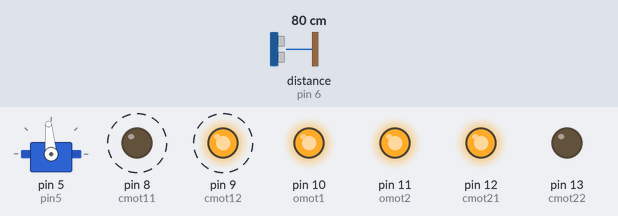
Recording of a sketch running on a simulated Arduino Uno, built with avr-gcc and run on an emulated ATmega328P. Shown: servo, output pins drawn as LEDs (lit = HIGH). Wiring (inferred from the names in the program): ultrasonic range finder: trigger pin 7; echo pin 6. Dashed ring = blinking. The test bench sets the inputs (shaded band); at power-on: distance to the obstacle (sensor on pin 6) 80 cm. The echo pulse lasts 58.3 µs per cm; pins used as bus, display or sensor lines are not drawn.

Above: at 2.0 s.
2.1 s: distance to the obstacle (sensor on pin 6) set to 23 cm
6.2 s: distance to the obstacle (sensor on pin 6) set to 18 cm
At 6.9 s:
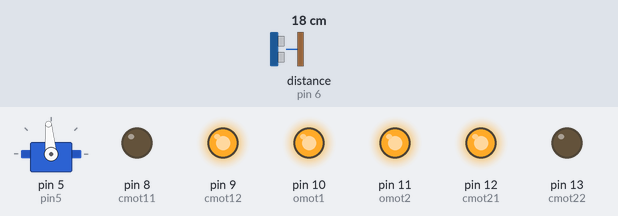
9.7 s: distance to the obstacle (sensor on pin 6) set to 35 cm
At 10.8 s:
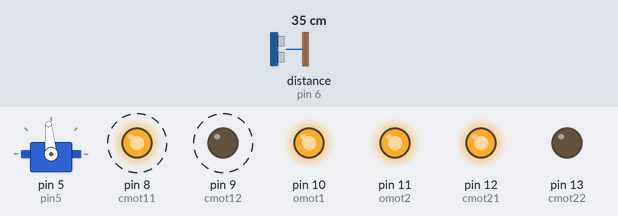
Timing chart, 0 to 19.8 s (numbered marks = the images above; inputs shaded):
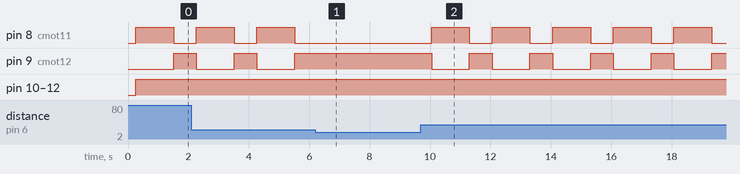

Measured:
- the behaviour switches between 21 and 20 cm on distance to the obstacle (sensor on pin 6) (found by bisection; images 0 and 1)
- after the input at 6.2 s, pin 8 (cmot11): stops changing and stays LOW; pin 9 (cmot12): stops changing and stays HIGH
- after the input at 9.7 s, pin 8 (cmot11): alternates HIGH for 1.3 s and LOW for 0.75 s, starting after 0.35 s; pin 9 (cmot12): alternates HIGH for 0.75 s and LOW for 1.3 s, starting after 0.35 s
- by itself, pin 8 (cmot11): alternates HIGH for 1.3 s and LOW for 0.75 s
- by itself, pin 9 (cmot12): alternates HIGH for 0.75 s and LOW for 1.3 s

The sketch:

sketch_jun28a.ino
```cpp
#include <Servo.h>

int trigpin = 7;
int echopin = 6;
int pin5 = 5;
int omot1 = 10;
int omot2 = 11;
int cmot11 = 8;
int cmot12 = 9;
int cmot21 = 12;
int cmot22 = 13;
int distmove = 20;
float pulsetime;
float pulsetime1;
float pulsetime2;
float dist;
float dist1;
float dist2;

Servo myservo;

void setup() {
  pinMode(trigpin, OUTPUT);
  pinMode(echopin, INPUT);
  pinMode(omot1, OUTPUT);
  pinMode(omot2, OUTPUT);
  pinMode(cmot11, OUTPUT);
  pinMode(cmot12, OUTPUT);
  pinMode(cmot21, OUTPUT);
  pinMode(cmot22, OUTPUT);
  myservo.attach(pin5);

}

void loop() {
  myservo.write(95);
  delay(250);
  digitalWrite(trigpin, LOW);
  delayMicroseconds(200);
  digitalWrite(trigpin, HIGH);
  delayMicroseconds(10);
  digitalWrite(trigpin, LOW);
  pulsetime = pulseIn(echopin, HIGH);
  dist = 343 * pulsetime / 20000;

  if (dist >= distmove ) {
    analogWrite(omot1, 255);
    analogWrite(omot2, 255);

    digitalWrite(cmot11, HIGH);
    digitalWrite(cmot12, LOW);
    digitalWrite(cmot21, HIGH);
    digitalWrite(cmot22, LOW);

    delay(1000);
  }
  if (dist <= distmove) {
    myservo.write(0);
    digitalWrite(trigpin, LOW);
    delayMicroseconds(200);
    digitalWrite(trigpin, HIGH);
    delayMicroseconds(10);
    digitalWrite(trigpin, LOW);
    pulsetime1 = pulseIn(echopin, HIGH);
    dist1 = 343 * pulsetime1 / 20000;
    myservo.write(95);
    delay(250);
  }
  if (dist1 >= distmove) {
    analogWrite(omot1, 255);
    analogWrite(omot2, 255);

    digitalWrite(cmot11, HIGH);
    digitalWrite(cmot12, LOW);
    digitalWrite(cmot21, LOW);
    digitalWrite(cmot22, HIGH);

    delay(500);
  }
  if (dist1 <= distmove) {
    myservo.write(180);
    digitalWrite(trigpin, LOW);
    delayMicroseconds(200);
    digitalWrite(trigpin, HIGH);
    delayMicroseconds(10);
    digitalWrite(trigpin, LOW);
    pulsetime2 = pulseIn(echopin, HIGH);
    dist2 = 343 * pulsetime2 / 20000;
    myservo.write(95);
    delay(250);
  }
  if (dist2 >= distmove) {
    analogWrite(omot1, 255);
    analogWrite(omot2, 255);

    digitalWrite(cmot11, LOW);
    digitalWrite(cmot12, HIGH);
    digitalWrite(cmot21, HIGH);
    digitalWrite(cmot22, LOW);

    delay(500);
  }


}
```
